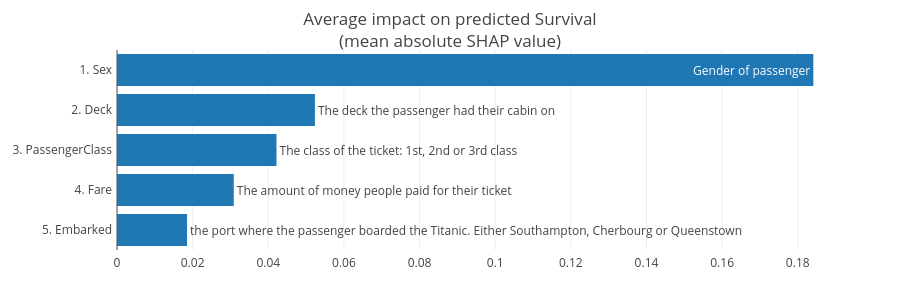

The notebook cell this image was saved under:
### Markdown cell above
### Plot mean absolute shap importances:

### Code cell
explainer.plot_importances(kind="shap", topx=5)

### Figure 1 — Plotly figure (JSON) as saved in the notebook; plotly's stock layout.template omitted (floating-point values rounded to 4 significant figures)
{"data": [{"hoverinfo": "text", "orientation": "h", "text": ["the port where the passenger boarded the Titanic. Either Southampton, Cherbourg or Queenstown", "The amount of money people paid for their ticket", "The class of the ticket: 1st, 2nd or 3rd class", "The deck the passenger had their cabin on", "Gender of passenger"], "type": "bar", "x": [0.01853, 0.03087, 0.04217, 0.05234, 0.1841], "y": ["5. Embarked", "4. Fare", "3. PassengerClass", "2. Deck", "1. Sex"]}], "layout": {"height": 300, "margin": {"b": 50, "l": 98, "pad": 4, "r": 50, "t": 50}, "plot_bgcolor": "#fff", "showlegend": false, "title": {"text": "Average impact on predicted Survival<br>(mean absolute SHAP value)"}, "xaxis": {"automargin": true, "title": {"text": ""}}, "yaxis": {"automargin": true}}}
